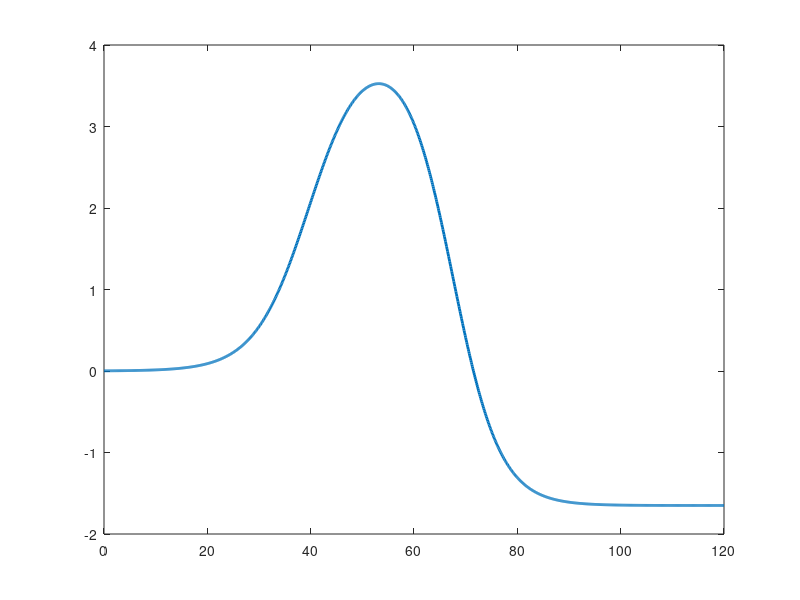
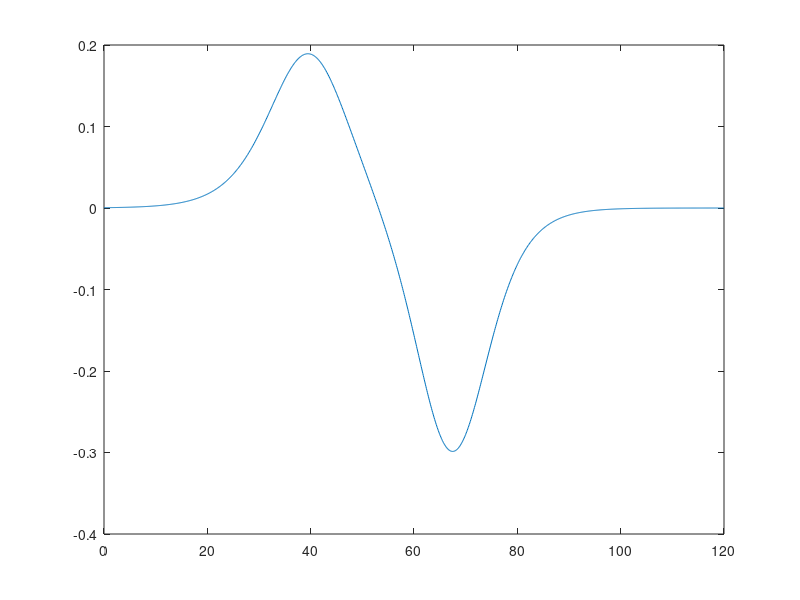
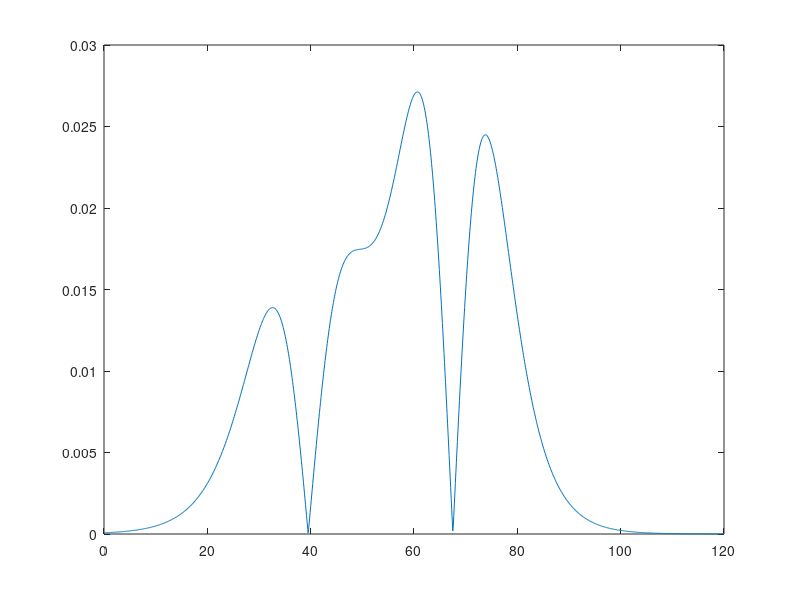

The MATLAB script that drew these images, in order:
%% 最终需要的参考信息为：x,y,yaw,v,前轮转角，共5个量
 clear 
 clc

%% 生成双移线参考轨迹
 %设置相关参数，最终生成 双移线 参考轨迹
 %最终 cx, cy 为生成双移线的 x,y坐标
 shape=2.4;           
 dx1=25;dx2=21.95;     
 dy1=4.05;dy2=5.7;     
 Xs1=27.19;Xs2=56.46;  
 cx=0:0.1:120;         %x坐标从0开始，每隔0.1m生成一个点，一共120m
 z1=shape/dx1*(cx-Xs1)-shape/2;
 z2=shape/dx2*(cx-Xs2)-shape/2;
 cy=dy1/2.*(1+tanh(z1))-dy2/2.*(1+tanh(z2));%式（5.14）

%% 将生成的双移线x,y坐标整理，以方便复制进CarSim
 path=[cx',cy'];

%% 生成参考曲率与参考横摆角
 ref_x=cx;
 ref_y=cy;

 dif_x=diff(ref_x);                   %差分x
 dif_xxxx=[dif_x,dif_x(end)];         %差分后与原来数据比少一个，所以加一个
 
 dif_y=diff(ref_y);                   %差分y
 dif_yyyy=[dif_y,dif_y(end)];         %差分后与原来数据比少一个，所以加一个
 
 r_yaw = atan2(dif_yyyy , dif_xxxx);  %生成参考轨迹的横摆角
 
 d_y=gradient(ref_y) ./ abs(dif_xxxx);
 dd_y=gradient(d_y) ./ abs(dif_xxxx);
 
 r_k=abs(dd_y) ./ (1+d_y.^2).^(3/2);  %生成参考轨迹的参考曲率

 %% 画图
 figure(1)
 plot(cx,cy,'LineWidth',2)            %画生成的双移线轨迹
 
 figure(2)
 plot(cx,r_yaw )                      %画参考横摆角

 figure(3)
 plot(cx,r_k)                         %画参考曲率







